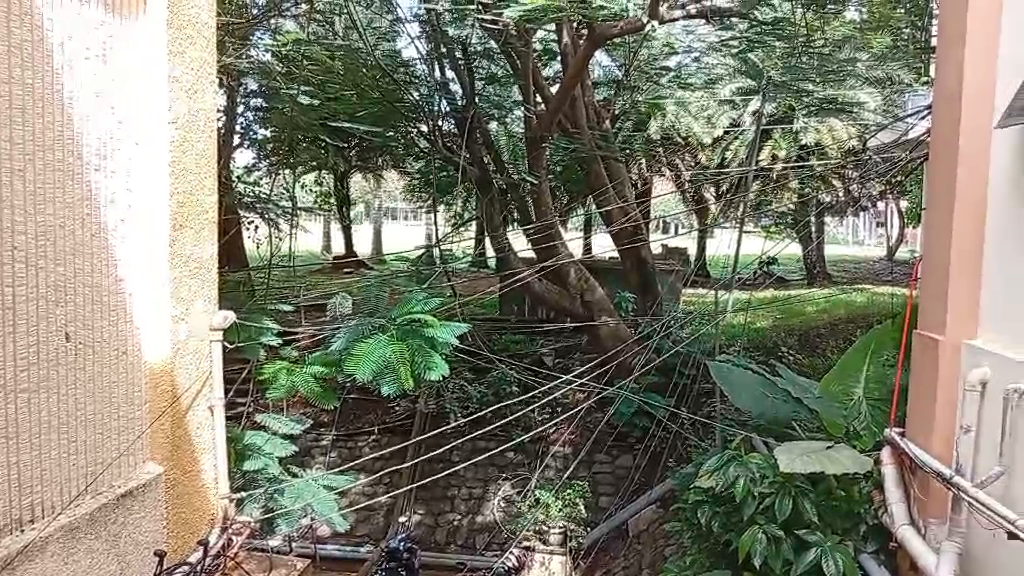
#> input picture frame 38 of CarlaJaneLagan-FinalExer3/my_test_video.mp4, 1024 x 576 px
$ python CarlaJaneLagan_Exer3.py
#> lines starting #> are read from the running program, lines starting #| are printed output that depends on the picture
import cv2
import numpy as np
import os.path

def rotate_video(input_filename, output_filename):
    """
    Rotates a video gradually around its center.

    Args:
        input_filename (str): Path to the input video file.
        output_filename (str): Path to save the output video file.
    """
#> called with input_filename = 'my_test_video.mp4', output_filename = 'gradually_rotation_exer3.mp4'

    if not os.path.exists(input_filename):
        print(f"Error: Input video file not found at: {input_filename}")
        return

    cap = cv2.VideoCapture(input_filename)
    if not cap.isOpened():
        print("Error opening video")
        return

    fps = int(cap.get(cv2.CAP_PROP_FPS))
    frame_width = int(cap.get(cv2.CAP_PROP_FRAME_WIDTH))
    frame_height = int(cap.get(cv2.CAP_PROP_FRAME_HEIGHT))
    total_frames = int(cap.get(cv2.CAP_PROP_FRAME_COUNT))

    fourcc = cv2.VideoWriter_fourcc(*'mp4v')
    out = cv2.VideoWriter(output_filename, fourcc, fps, (frame_width, frame_height))

    if not out.isOpened():
        print(f"Error: Could not create output video file: {output_filename}")
        return

    final_angle = 90

    center = (frame_width / 2, frame_height / 2)

    for i in range(total_frames):
        ret, frame = cap.read()
        if not ret:
            break

        current_angle = final_angle * (i / (total_frames - 1)) if total_frames > 1 else 0

        rotation_matrix = cv2.getRotationMatrix2D(center, current_angle, 1)

        rotated_frame = cv2.warpAffine(frame, rotation_matrix, (frame_width, frame_height))

        out.write(rotated_frame)
#> this loop made 31 passes
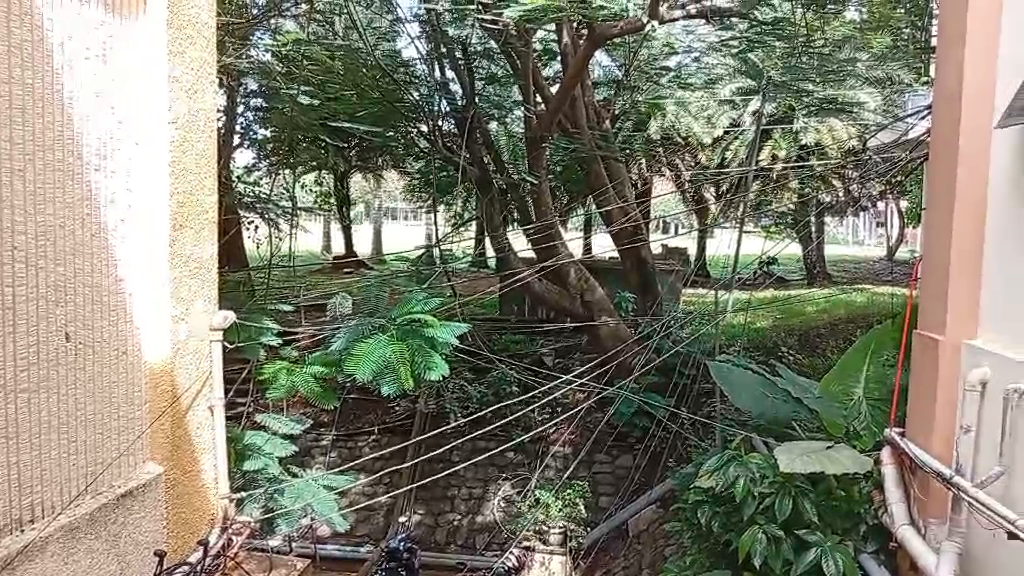
#> input picture frame 38 of CarlaJaneLagan-FinalExer3/my_test_video.mp4, 1024 x 576 px
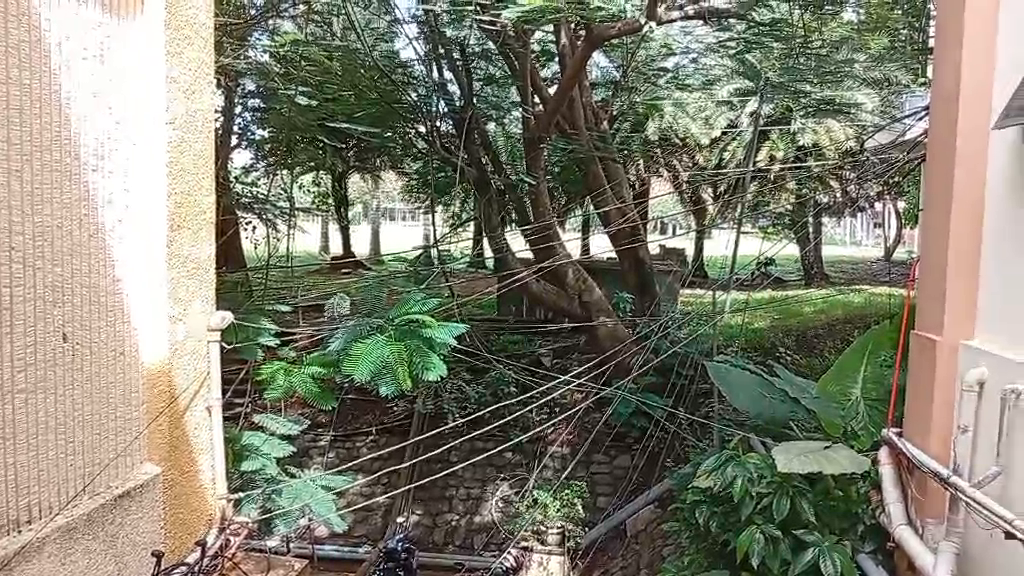
#> input picture frame 39 of CarlaJaneLagan-FinalExer3/my_test_video.mp4, 1024 x 576 px
#> pass 2, in rotate_video, `rotated_frame = cv2.warpAffine(frame, rotation_matrix, (frame_width, f..`:
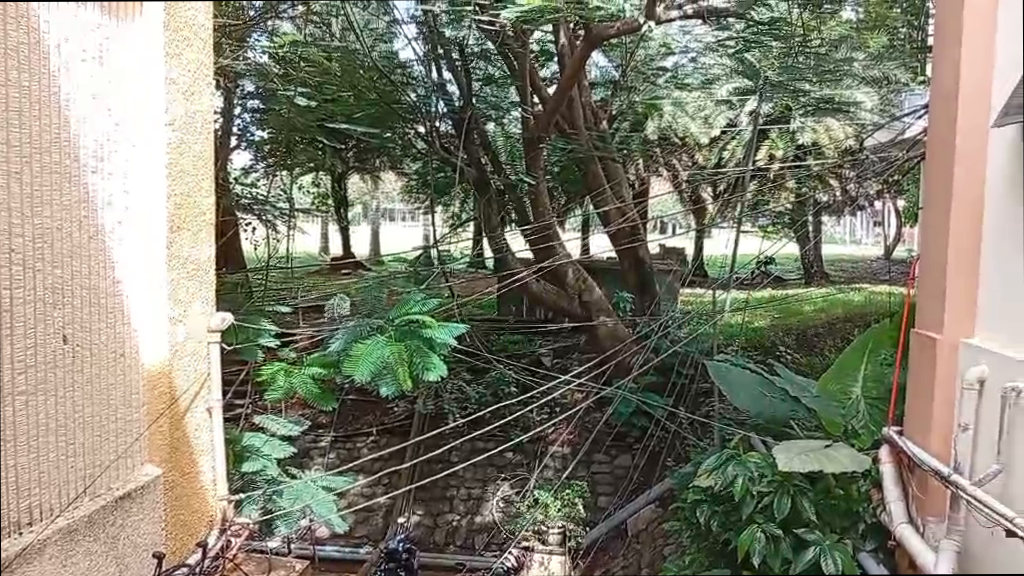
#> rotated_frame: shape (576, 1024, 3); mean B, G, R 114.5, 130, 131.7
#> pass 3, in rotate_video, `ret, frame = cap.read()`:
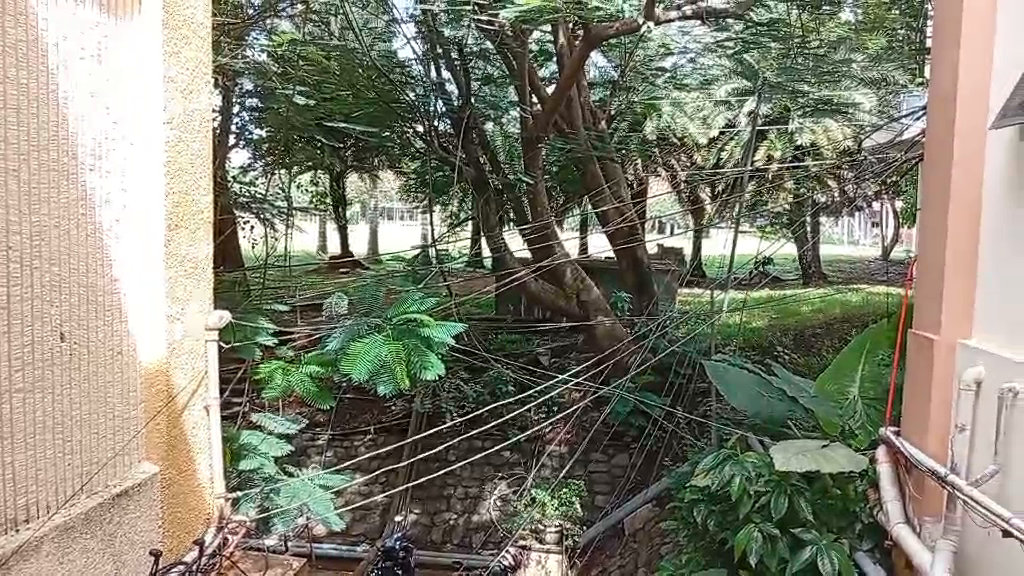
#> frame: shape (576, 1024, 3); mean B, G, R 115.3, 130.8, 132.3
#> pass 3, in rotate_video, `rotated_frame = cv2.warpAffine(frame, rotation_matrix, (frame_width, f..`:
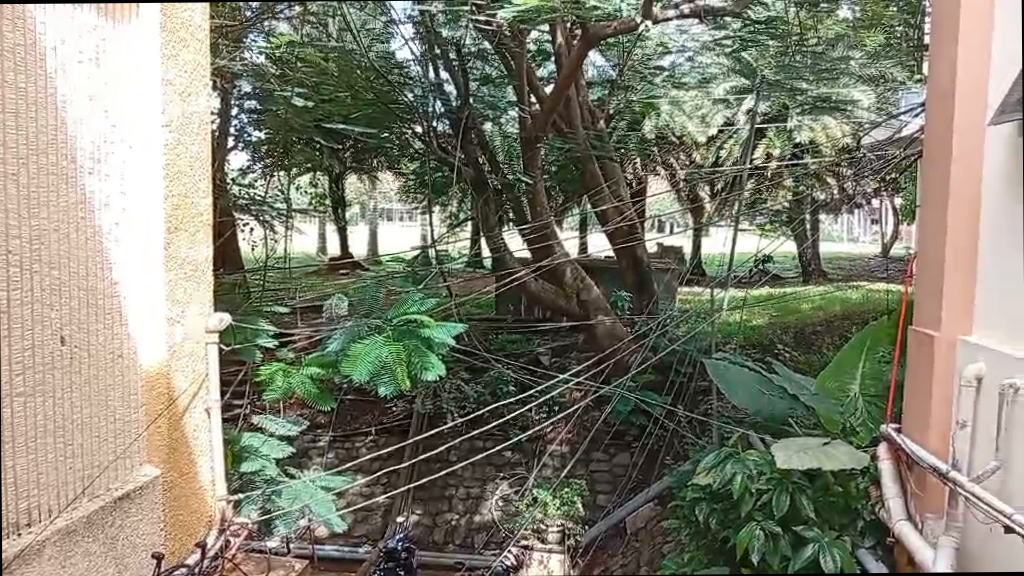
#> rotated_frame: shape (576, 1024, 3); mean B, G, R 114.6, 130.1, 131.5
#> after the loop:
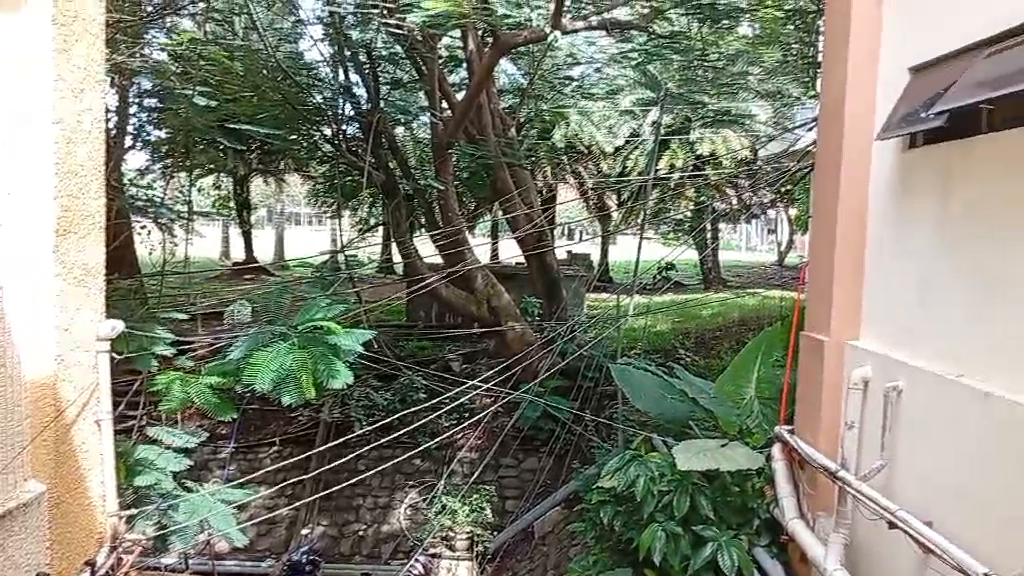
#> frame: shape (576, 1024, 3); mean B, G, R 119.4, 133.9, 132.8
#> after the loop:
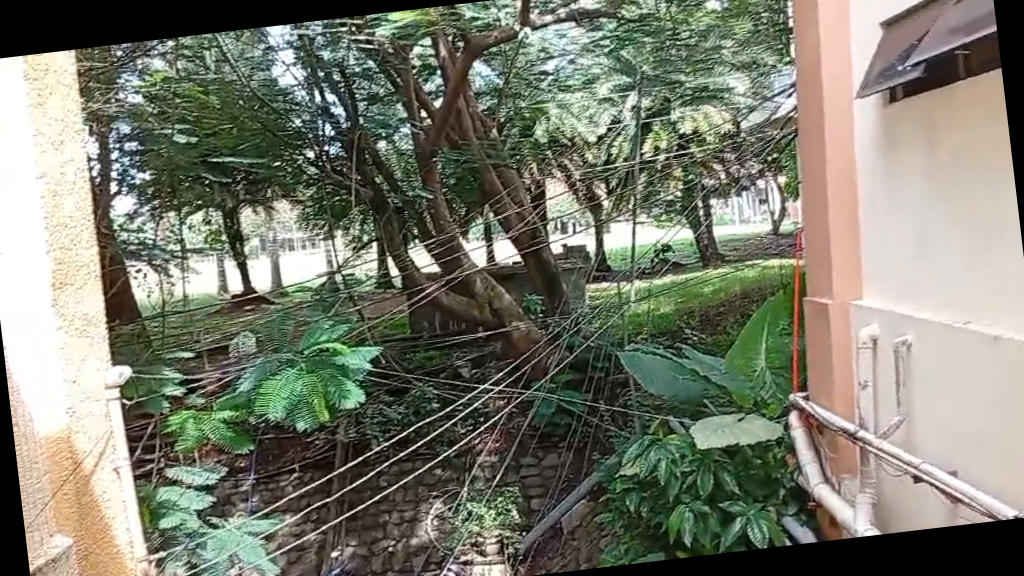
#> rotated_frame: shape (576, 1024, 3); mean B, G, R 109.6, 123.4, 121.6

    cap.release()
    out.release()
    print(f"Video processing complete. Output saved as: {output_filename}")


if __name__ == "__main__":
    input_filename = "my_test_video.mp4"
    output_filename = "gradually_rotation_exer3.mp4"
    rotate_video(input_filename, output_filename)

$ run again, starting later in the video
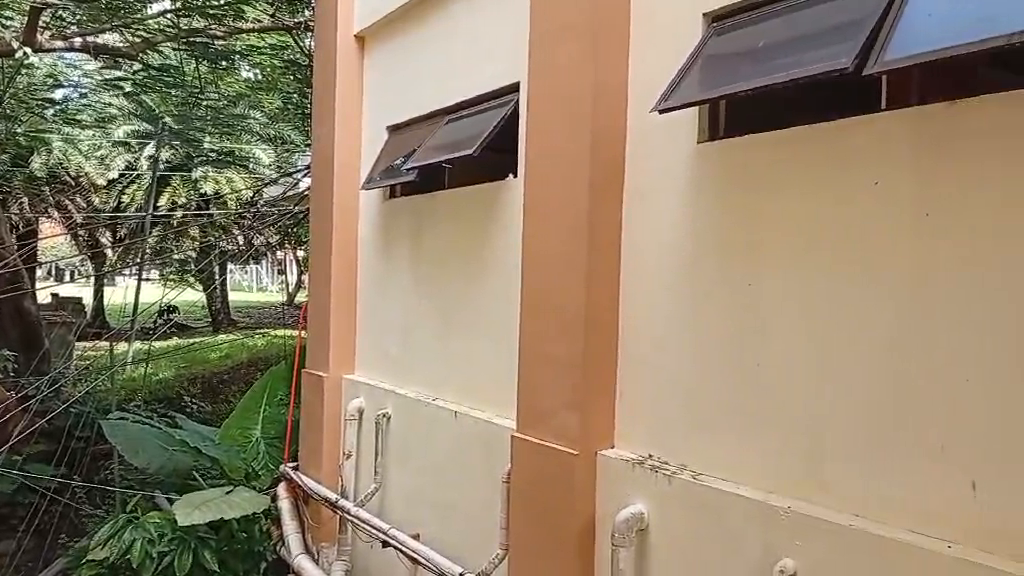
#> input picture frame 175 of CarlaJaneLagan-FinalExer3/my_test_video.mp4, 1024 x 576 px
#> the loop in rotate_video, `for i in range(total_frames):` made 31 passes
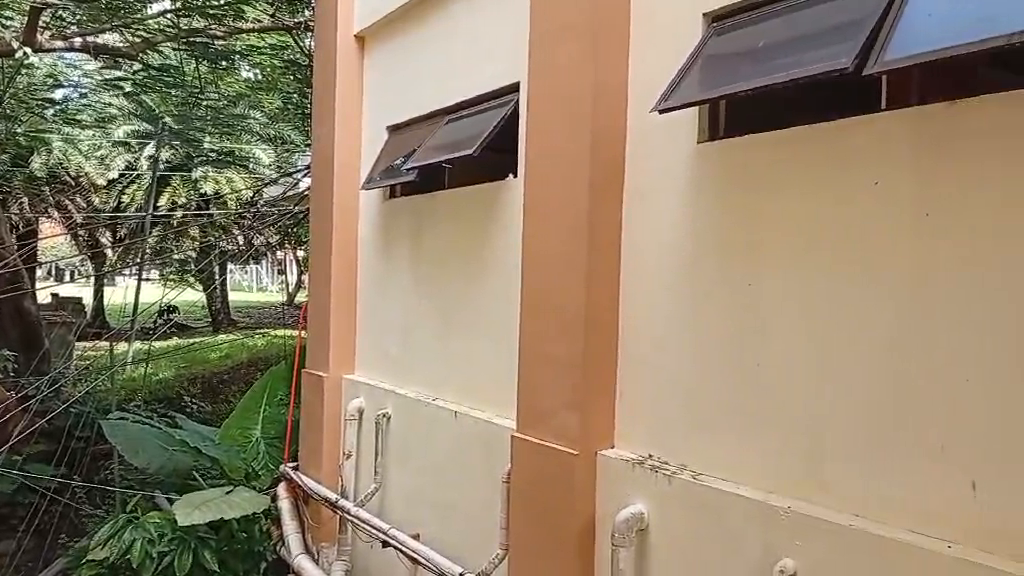
#> input picture frame 175 of CarlaJaneLagan-FinalExer3/my_test_video.mp4, 1024 x 576 px
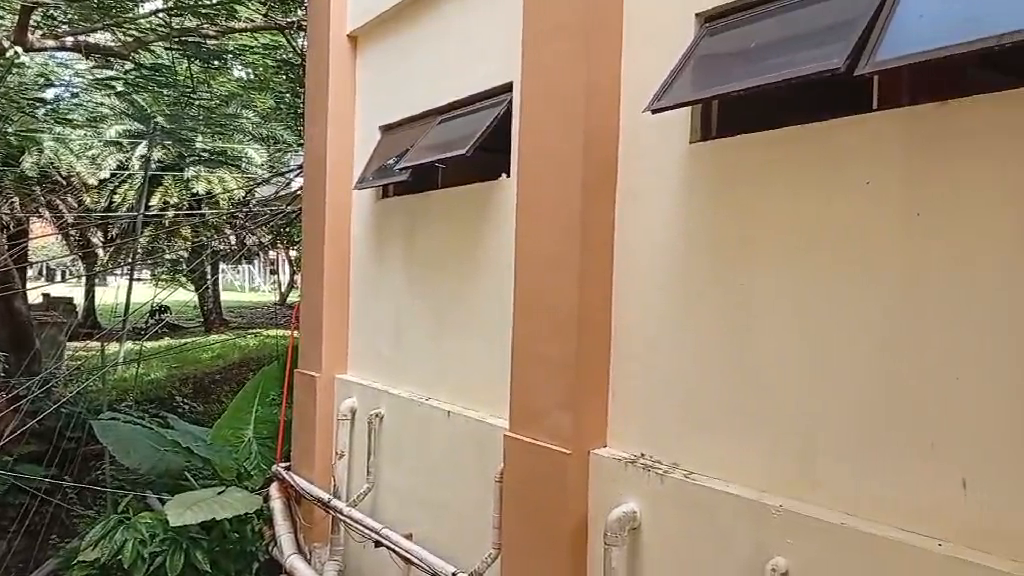
#> input picture frame 176 of CarlaJaneLagan-FinalExer3/my_test_video.mp4, 1024 x 576 px
#> after the loop in rotate_video, `for i in range(total_frames):`:
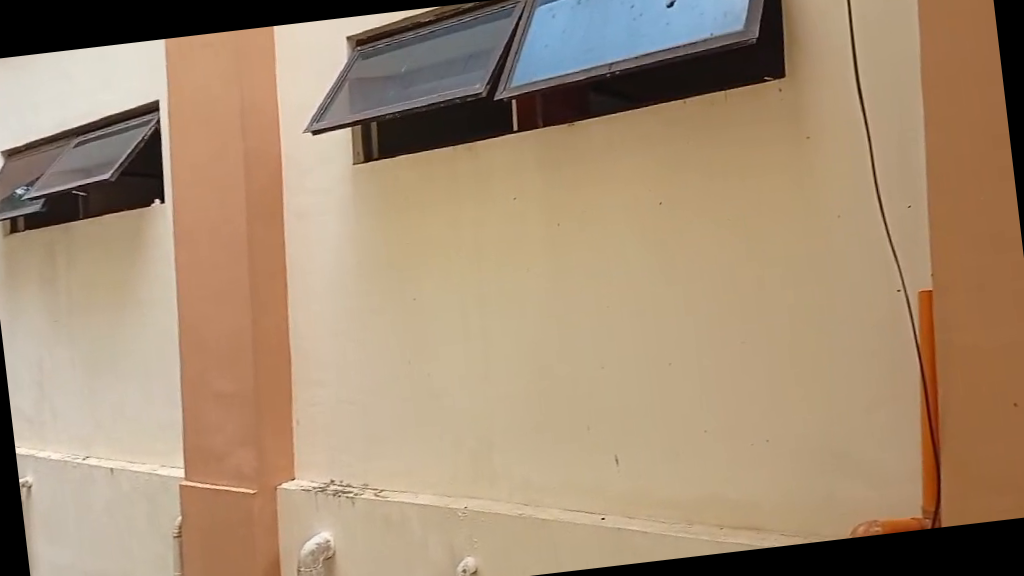
#> rotated_frame: shape (576, 1024, 3); mean B, G, R 114.8, 140.2, 163.5

$ run again, starting later in the video
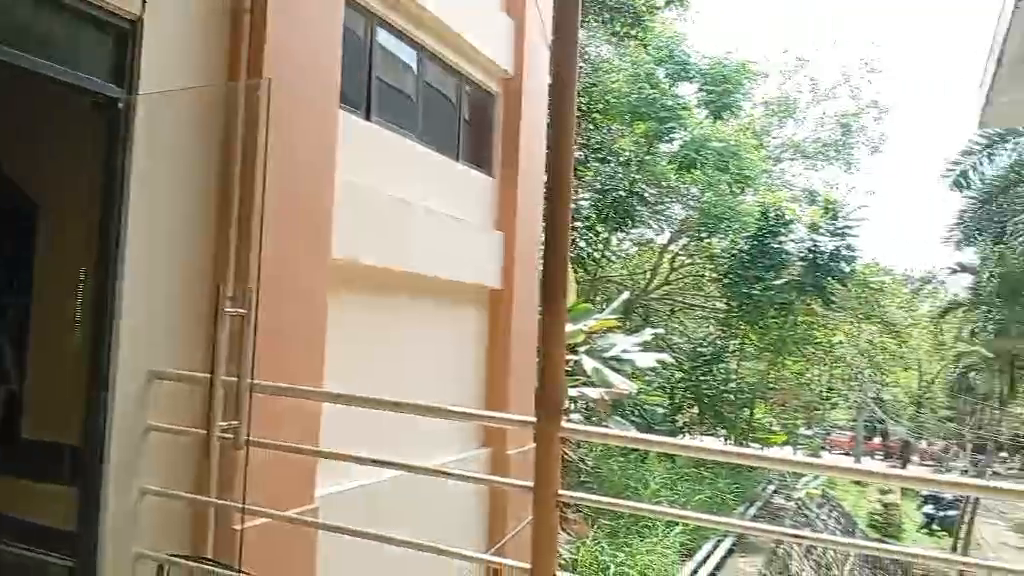
#> input picture frame 311 of CarlaJaneLagan-FinalExer3/my_test_video.mp4, 1024 x 576 px
#> the loop in rotate_video, `for i in range(total_frames):` made 31 passes
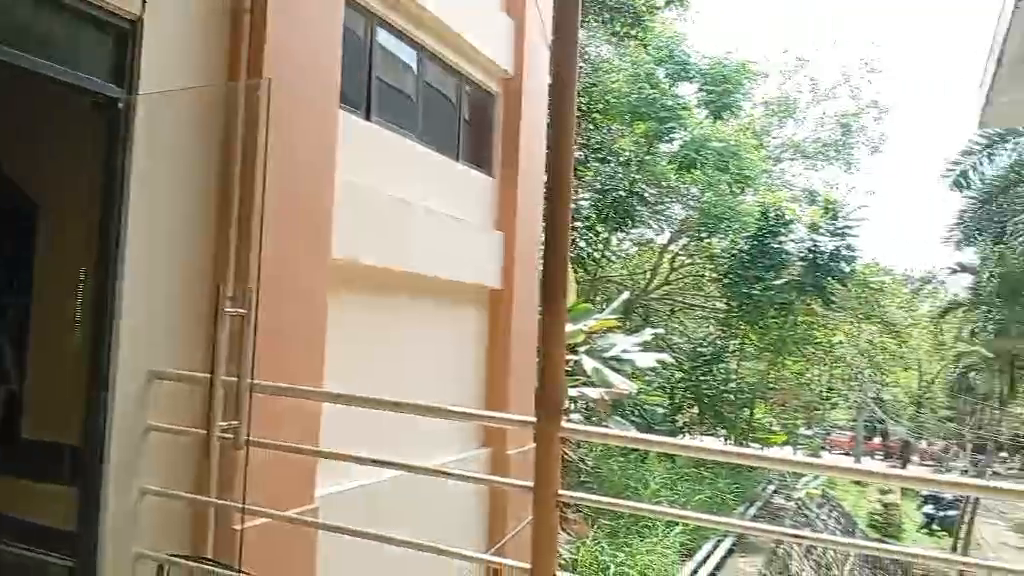
#> input picture frame 311 of CarlaJaneLagan-FinalExer3/my_test_video.mp4, 1024 x 576 px
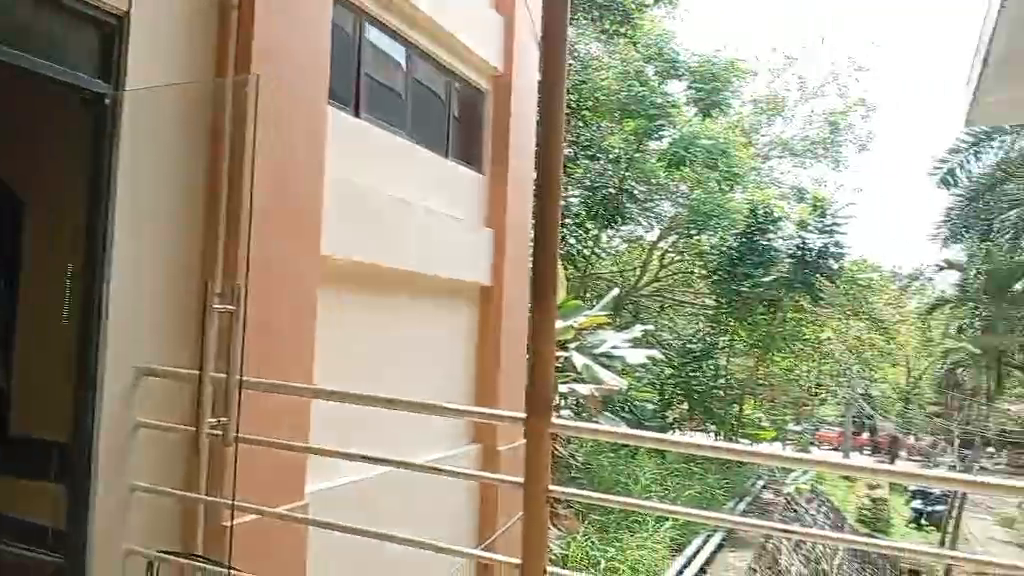
#> input picture frame 312 of CarlaJaneLagan-FinalExer3/my_test_video.mp4, 1024 x 576 px
#> after the loop in rotate_video, `for i in range(total_frames):`:
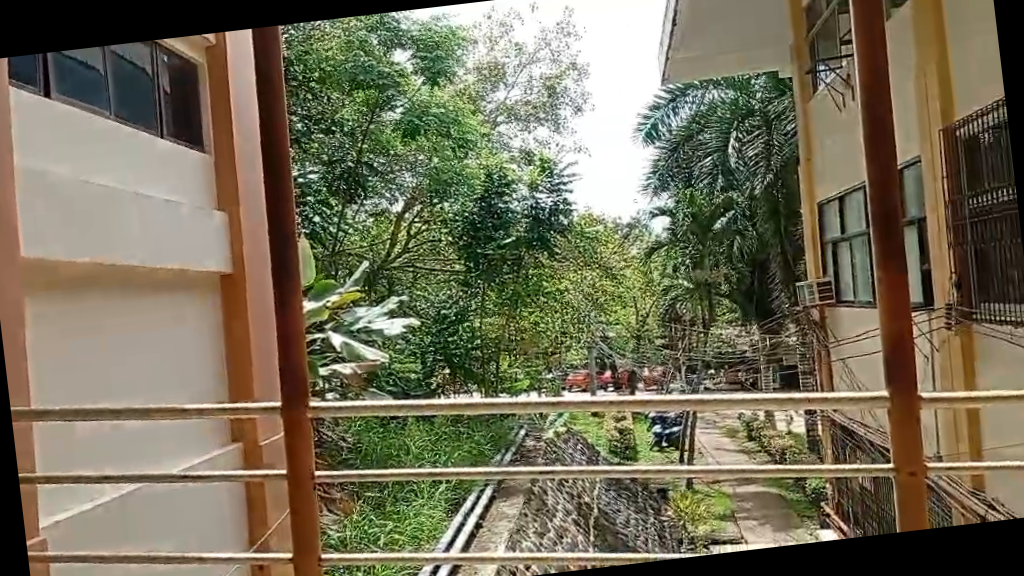
#> rotated_frame: shape (576, 1024, 3); mean B, G, R 88.5, 110.5, 116.1
